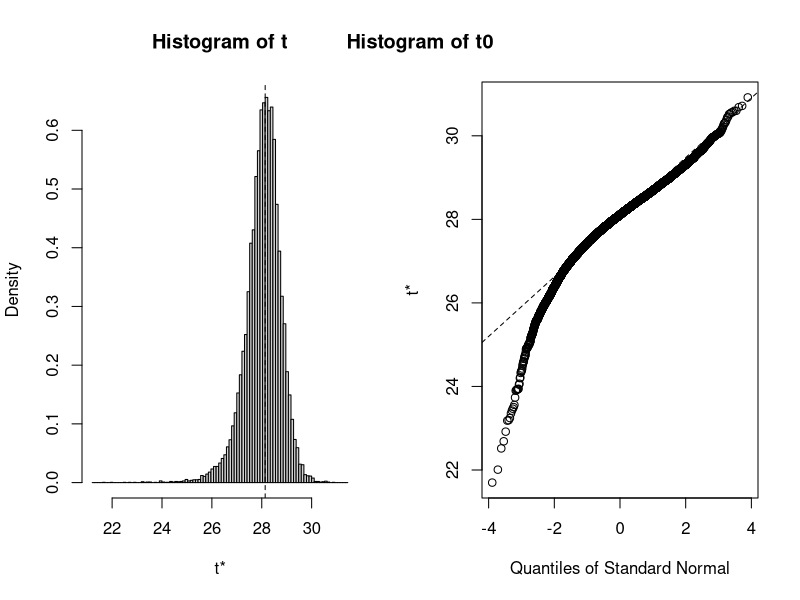
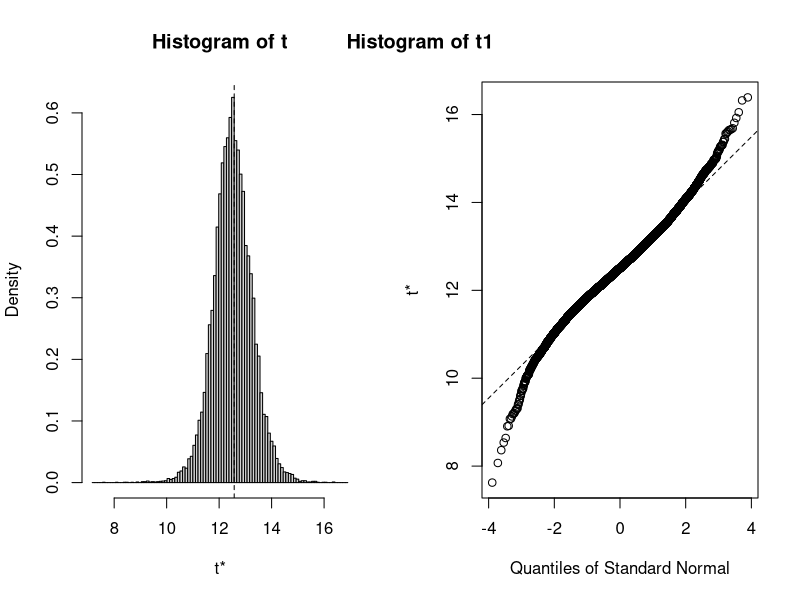

Generate these figures, in order, with R:
## ---- chunk 1
knitr::opts_chunk$set(echo = TRUE)
library(tidyverse)
library(boot)
## ---- chunk 2
########### QUESTION 2 begins here ################### 
dat <- read_csv("HW1_data.csv")
dat <- dat %>%
  select(y,x)
m1 <- lm(y~x, data = dat)
summary(m1)
## ---- chunk 3
est <- c(0.1845, 0.0903)
x_i <- dat$x
y_i <- dat$y
fn <- function(p) {
    yhat <- (p[1] * x_i) / (p[2] + x_i)
    sum((y_i-yhat)^2)
} 
out_nlm <- nlm(fn, p = est,hessian=TRUE)
theta_nlm <- out_nlm$estimate  #parameter estimates
theta_nlm
out_nls <- nls(y~((p1 * x) / (p2 + x)), data = dat, start = list(p1 = 0.1845, p2 = 0.0903))
out_nls
## ---- chunk 4
########### QUESTION 3 begins here ################### 
mse <- out_nlm$minimum / (length(y_i) - length(theta_nlm))
info_mat <- out_nlm$hessian / 2 / mse
cov_theta <- solve(info_mat)
se <- sqrt(diag(cov_theta))
info_mat
cov_theta
se
## ---- chunk 5
vcov(out_nls)
## ---- chunk 6
p1_left <- theta_nlm[1] - 1.96 * se[1]
p1_right <- theta_nlm[1] + 1.96 * se[1]
p2_left <- theta_nlm[2] - 1.96 * se[2]
p2_right <- theta_nlm[2] + 1.96 * se[2]
p1_left
p1_right
p2_left
p2_right
## ---- chunk 7
confint.default(out_nls)
## ---- chunk 8
########### QUESTION 4 begins here ################### 
dat_fit <- function(Z, i, theta0){
  Zboot <- Z[i, ]
  x <- Zboot[[2]]
  y <- Zboot[[1]]
  fn <- function(p){
    yhat <- (p[1] * x) / (p[2] + x)
    sum((y - yhat)^2)
  }
  out <- nlm(fn, p = theta0)
  theta <- out$estimate
}
dat_boot <- boot(dat, dat_fit, R = 20000, theta0 = c(0.1845, 0.0903))
dat_boot
plot(dat_boot, index = 1)
title(main = "Histogram of t0")
plot(dat_boot, index = 2)
title(main = "Histogram of t1")
## ---- chunk 9
# gamma 0
boot.ci(dat_boot, conf = 0.95, type = "norm", index = 1)

#gamma 1
boot.ci(dat_boot, conf = 0.95, type = "norm", index = 2)
## ---- chunk 10
# gamma 0
boot.ci(dat_boot, conf = 0.95, type = "basic", index = 1)

#gamma 1
boot.ci(dat_boot, conf = 0.95, type = "basic", index = 2)
## ---- chunk 11
labs = knitr::all_labels()
labs = labs[!labs %in% c("setup","getlabels", "allcode")]
